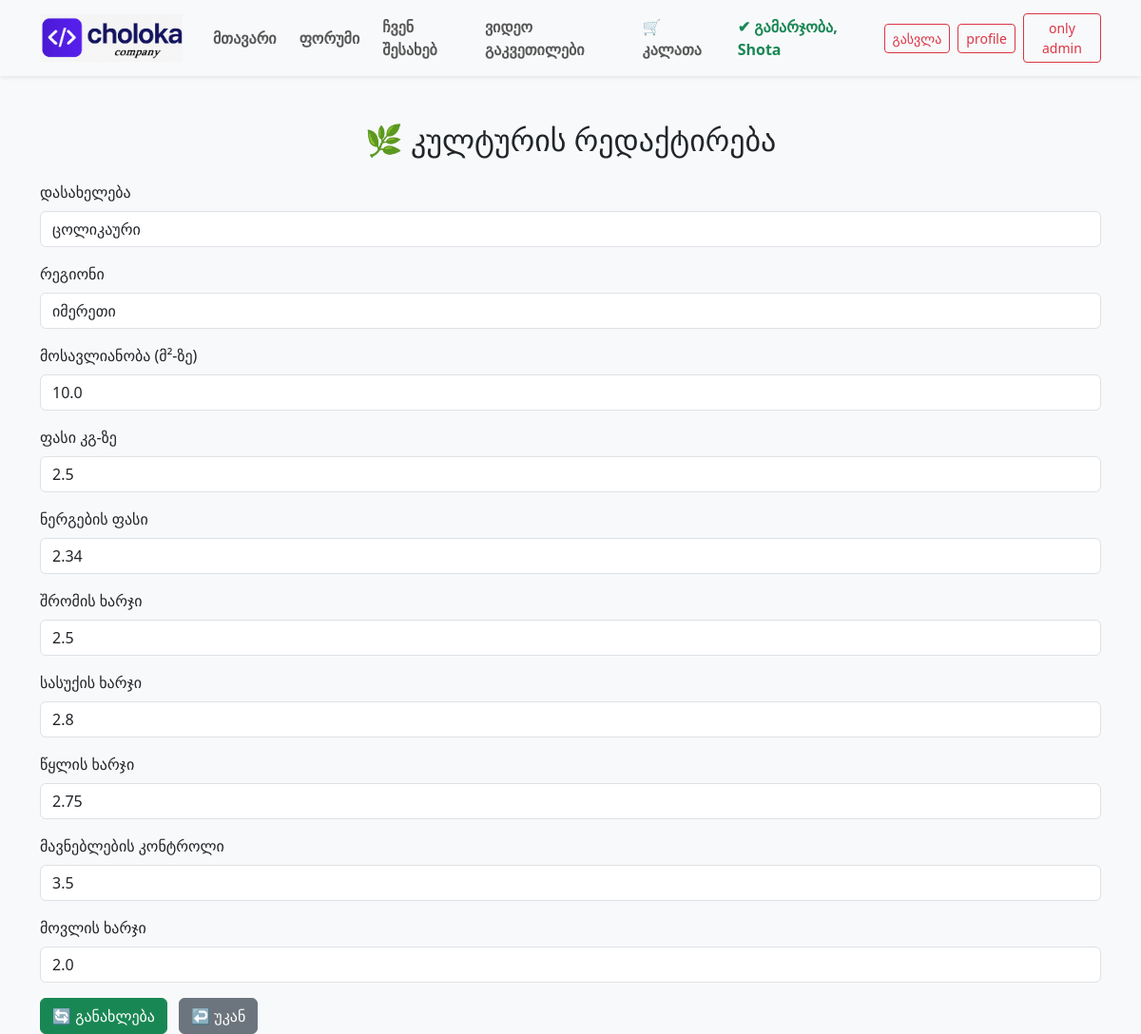
The app's page /admin/edit_crop/1 (signed in) with its own data.
### app.py (models this page shows)
class User(db.Model):
    id = db.Column(db.Integer, primary_key=True)
    name = db.Column(db.String(100), nullable=False)
    surname = db.Column(db.String(100), nullable=False)
    email = db.Column(db.String(150), unique=True, nullable=False)
    city = db.Column(db.String(100), nullable=False)
    state = db.Column(db.String(50), nullable=False)
    zip_code = db.Column(db.String(20), nullable=True)
    password_hash = db.Column(db.String(200), nullable=False)
    is_admin = db.Column(db.Boolean, default=False)
    created_at = db.Column(db.DateTime, default=datetime.utcnow)

class Crop(db.Model):
    id = db.Column(db.Integer, primary_key=True)
    name = db.Column(db.String(100), nullable=False, unique=True)
    region = db.Column(db.String(100), nullable=False)
    yield_per_sqm = db.Column(db.Float, nullable=False)
    market_price_per_kg = db.Column(db.Float, nullable=False)
    cost_seedlings = db.Column(db.Float, nullable=False)
    cost_labor = db.Column(db.Float, nullable=False)
    cost_fertilizer = db.Column(db.Float, nullable=False)
    cost_water = db.Column(db.Float, nullable=False)
    cost_pest = db.Column(db.Float, nullable=False)
    cost_maintenance = db.Column(db.Float, nullable=False)

### app.py (the view, shortened to what this page needs)
@app.route('/admin/edit_crop/<int:crop_id>', methods=['GET', 'POST'])
@admin_required
def edit_crop(crop_id):
    crop = Crop.query.get_or_404(crop_id)
    return render_template('edit_crop.html', crop=crop)

### app.py (called while the page is built)
def admin_required(f):
    @wraps(f)
    def decorated_function(*args, **kwargs):
        user_id = session.get("user_id")
        if not user_id:
            flash("გთხოვთ გაიარეთ ავტორიზაცია", "warning")
            return redirect(url_for("login"))
        user = User.query.get(user_id)
        if not user or not user.is_admin:
            flash("თქვენ არ გაქვთ წვდომა ამ გვერდზე", "danger")
            return redirect(url_for("home"))
        return f(*args, **kwargs)
    return decorated_function

### templates/edit_crop.html (shortened to what this page needs)
<!DOCTYPE html>
<html lang="ka">
<head>
    <link href="https://cdn.jsdelivr.net/npm/bootstrap@5.3.3/dist/css/bootstrap.min.css" rel="stylesheet">
</head>
<body class="bg-light">
    {% include 'base.html' %}
    <div class="container mt-5">
        <h2 class="text-center mb-4">🌿 კულტურის რედაქტირება</h2>
        <form method="POST">
            <div class="mb-3">
                <label class="form-label">დასახელება</label>
                <input type="text" name="name" value="{{ crop.name }}" class="form-control" required>
            </div>
            <div class="mb-3">
                <label class="form-label">რეგიონი</label>
                <input type="text" name="region" value="{{ crop.region }}" class="form-control" required>
            </div>
            <div class="mb-3">
                <label class="form-label">მოსავლიანობა (მ²-ზე)</label>
                <input type="number" step="0.01" name="yield_per_sqm" value="{{ crop.yield_per_sqm }}" class="form-control" required>
            </div>
            <div class="mb-3">
                <label class="form-label">ფასი კგ-ზე</label>
                <input type="number" step="0.01" name="market_price" value="{{ crop.market_price_per_kg }}" class="form-control" required>
            </div>
            <div class="mb-3">
                <label class="form-label">ნერგების ფასი</label>
                <input type="number" step="0.01" name="cost_seedlings" value="{{ crop.cost_seedlings }}" class="form-control" required>
            </div>
            <div class="mb-3">
                <label class="form-label">შრომის ხარჯი</label>
                <input type="number" step="0.01" name="cost_labor" value="{{ crop.cost_labor }}" class="form-control" required>
            </div>
            <div class="mb-3">
                <label class="form-label">სასუქის ხარჯი</label>
                <input type="number" step="0.01" name="cost_fertilizer" value="{{ crop.cost_fertilizer }}" class="form-control" required>
            </div>
            <div class="mb-3">
                <label class="form-label">წყლის ხარჯი</label>
                <input type="number" step="0.01" name="cost_water" value="{{ crop.cost_water }}" class="form-control" required>
            </div>
            <div class="mb-3">
                <label class="form-label">მავნებლების კონტროლი</label>
                <input type="number" step="0.01" name="cost_pest" value="{{ crop.cost_pest }}" class="form-control" required>
            </div>
            <div class="mb-3">
                <label class="form-label">მოვლის ხარჯი</label>
                <input type="number" step="0.01" name="cost_maintenance" value="{{ crop.cost_maintenance }}" class="form-control" required>
            </div>
            <button type="submit" class="btn btn-success">🔄 განახლება</button>
            <a href="{{ url_for('admin_crops') }}" class="btn btn-secondary ms-2">↩️ უკან</a>
        </form>
    </div>
</body>
</html>

### templates/base.html (shortened to what this page needs)
<nav class="navbar navbar-expand-lg navbar-light bg-light shadow-sm sticky-top">
  <div class="container">
    <a class="navbar-brand d-flex align-items-center fw-bold" href="/">
      <img src="{{ url_for('static', filename='logo.png') }}" alt="logo" width="150" height="50" class="me-2">
    </a>
    <div class="collapse navbar-collapse justify-content-end" id="navbarMenu">
      <ul class="navbar-nav align-items-center gap-2">
        <li class="nav-item"><a class="nav-link fw-semibold" href="/form1">მთავარი</a></li>
        <li class="nav-item"><a class="nav-link fw-semibold" href="/forum">ფორუმი</a></li>
        <li class="nav-item"><a class="nav-link fw-semibold" href="/about">ჩვენ შესახებ</a></li>
        <li class="nav-item"><a class="nav-link fw-semibold" href="/lesse">ვიდეო გაკვეთილები</a></li>
        <li class="nav-item"><a class="nav-link fw-semibold" href="/KALATA">🛒 კალათა</a></li>
        {% if 'user_id' in session %}
          <li class="nav-item">
            <span class="nav-link text-success fw-bold">✔ გამარჯობა, {{ session['username'] }}{% if user is defined and user %} {{ user.surname }}{% endif %}</span>
          </li>
          <li class="nav-item"><a class="btn btn-outline-danger btn-sm" href="/logout">გასვლა</a></li>
          <li class="nav-item"><a class="btn btn-outline-danger btn-sm" href="/profile">profile</a></li>
        {% else %}
          <li class="nav-item"><a class="btn btn-outline-primary btn-sm" href="/register">რეგისტრაცია</a></li>
          <li class="nav-item"><a class="btn btn-primary btn-sm ms-1" href="/login">შესვლა</a></li>
        {% endif %}
        {% if 'is_admin' in session %}
       <li class="nav-item"><a class="btn btn-outline-danger btn-sm" href="/add/panel">only admin</a></li>
       {% endif %}
      </ul>
    </div>
  </div>
</nav>

### templates/base.html (style rules this page uses)
body { background-color: #f8fff9; font-family: 'Segoe UI', sans-serif; }

### records on screen
User: username "Shota"
Crop: name "ცოლიკაური", region "იმერეთი", yield_per_sqm "10.0", market_price "2.5", cost_seedlings "2.34", cost_labor "2.5", cost_fertilizer "2.8", cost_water "2.75", cost_pest "3.5", cost_maintenance "2.0"
